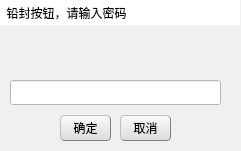
  <widget class="QWidget" name="widget" native="true">
   <property name="geometry">
    <rect>
     <x>0</x>
     <y>0</y>
     <width>241</width>
     <height>151</height>
    </rect>
   </property>
   <property name="styleSheet">
    <string notr="true">background-color: rgb(240, 240, 240);</string>
   </property>
   <widget class="QLineEdit" name="lineEdit_2">
    <property name="geometry">
     <rect>
      <x>10</x>
      <y>80</y>
      <width>211</width>
      <height>25</height>
     </rect>
    </property>
    <property name="focusPolicy">
     <enum>Qt::WheelFocus</enum>
    </property>
    <property name="styleSheet">
     <string notr="true">background-color: rgb(255, 255, 255);
</string>
    </property>
   </widget>
   <widget class="QLabel" name="label_3">
    <property name="geometry">
     <rect>
      <x>10</x>
      <y>35</y>
      <width>220</width>
      <height>40</height>
     </rect>
    </property>
    <property name="minimumSize">
     <size>
      <width>0</width>
      <height>0</height>
     </size>
    </property>
    <property name="focusPolicy">
     <enum>Qt::NoFocus</enum>
    </property>
    <property name="contextMenuPolicy">
     <enum>Qt::DefaultContextMenu</enum>
    </property>
    <property name="styleSheet">
     <string notr="true">background-color: rgb(240, 240, 240);
font: 11pt &quot;新宋体&quot;;</string>
    </property>
    <property name="frameShape">
     <enum>QFrame::NoFrame</enum>
    </property>
    <property name="text">
     <string/>
    </property>
   </widget>
   <widget class="QLabel" name="PassWordTittle">
    <property name="geometry">
     <rect>
      <x>0</x>
      <y>0</y>
      <width>240</width>
      <height>25</height>
     </rect>
    </property>
    <property name="minimumSize">
     <size>
      <width>240</width>
      <height>25</height>
     </size>
    </property>
    <property name="maximumSize">
     <size>
      <width>10000</width>
      <height>25</height>
     </size>
    </property>
    <property name="styleSheet">
     <string notr="true">background-color: rgb(255, 255, 255);
</string>
    </property>
    <property name="text">
     <string>  铅封按钮，请输入密码                </string>
    </property>
   </widget>
   <widget class="QPushButton" name="pushButton_3">
    <property name="geometry">
     <rect>
      <x>60</x>
      <y>115</y>
      <width>51</width>
      <height>26</height>
     </rect>
    </property>
    <property name="styleSheet">
     <string notr="true">QPushButton{background-color: rgb(240, 240, 240);}
QPushButton{border:1px groove gray;border-radius:4px;padding:2px 4px;border-style:outset;}
QPushButton:hover{background-color: rgb(229, 241, 251);color:black}
QPushButton:pressed{background-color: rgb(204, 228, 247);border-style:inset}
QPushButton{background-color: qlineargradient(spread:pad, x1:0, y1:1, x2:0, y2:0, stop:0 rgba(220, 220, 220, 255), stop:1 rgba(250, 250, 250, 255));}</string>
    </property>
    <property name="text">
     <string>确定</string>
    </property>
   </widget>
   <widget class="QPushButton" name="pushButton_4">
    <property name="geometry">
     <rect>
      <x>120</x>
      <y>115</y>
      <width>51</width>
      <height>26</height>
     </rect>
    </property>
    <property name="styleSheet">
     <string notr="true">QPushButton{background-color: rgb(240, 240, 240);}
QPushButton{border:1px groove gray;border-radius:4px;padding:2px 4px;border-style:outset;}
QPushButton:hover{background-color: rgb(229, 241, 251);color:black}
QPushButton:pressed{background-color: rgb(204, 228, 247);border-style:inset}
QPushButton{background-color: qlineargradient(spread:pad, x1:0, y1:1, x2:0, y2:0, stop:0 rgba(220, 220, 220, 255), stop:1 rgba(250, 250, 250, 255));}</string>
    </property>
    <property name="text">
     <string>取消</string>
    </property>
   </widget>
  </widget>
